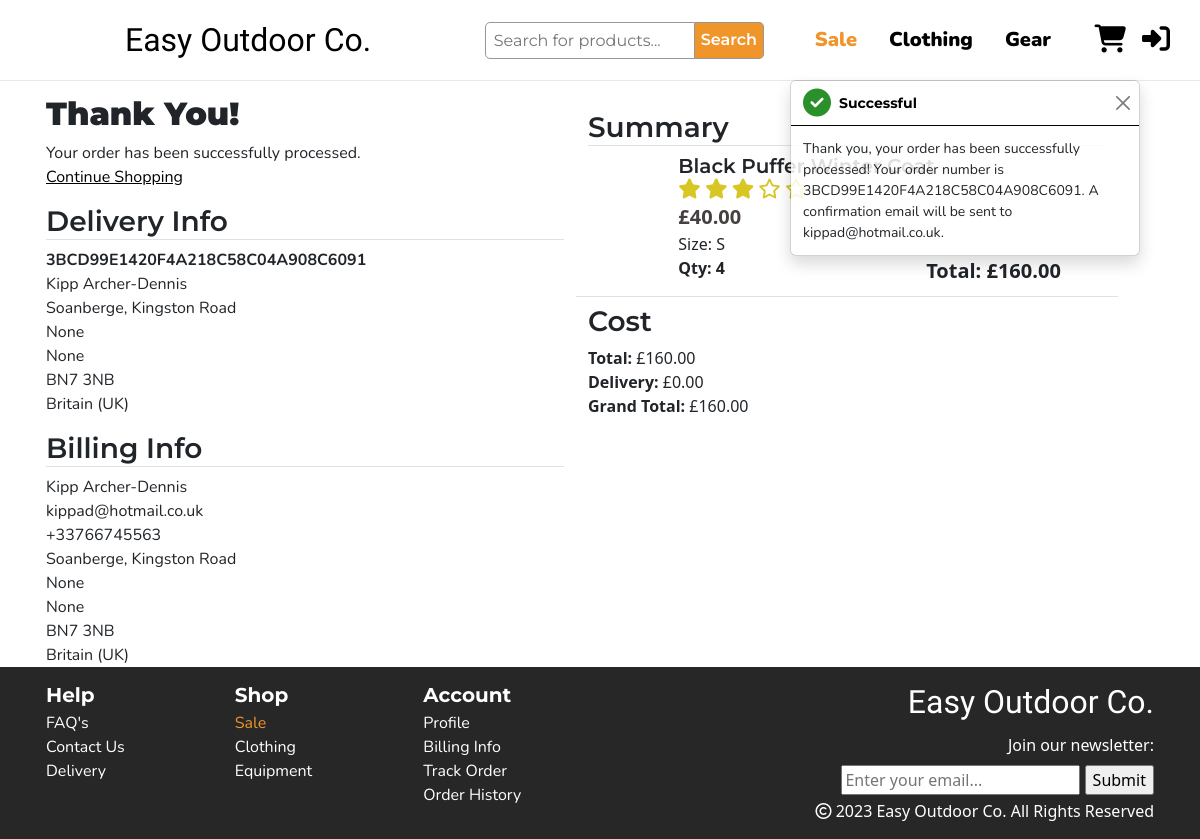
The app's page /checkout/checkout_success/3BCD99E1420F4A218C58C04A908C6091 with its own data.
### checkout/models.py (models this page shows, shortened)
class Order(models.Model):
    order_number = models.CharField(max_length=32, null=False, editable=False)
    full_name = models.CharField(max_length=50, null=False, blank=False)
    email = models.EmailField(max_length=254, null=False, blank=False)
    phone_number = models.CharField(max_length=20, null=False, blank=False)
    user_profile = models.ForeignKey(UserProfile, on_delete=models.SET_NULL,
                                     null=True, blank=True, related_name='orders')
    country = CountryField(blank_label='Country *', null=False, blank=False)
    postcode = models.CharField(max_length=20, null=True, blank=True)
    town_or_city = models.CharField(max_length=40, null=False, blank=False)
    street_address1 = models.CharField(max_length=80, null=False, blank=False)
    street_address2 = models.CharField(max_length=80, null=True, blank=True)
    county = models.CharField(max_length=80, null=True, blank=True)
    date = models.DateTimeField(auto_now_add=True)
    delivery_cost = models.DecimalField(max_digits=6, decimal_places=2, null=False, default=0)
    order_total = models.DecimalField(max_digits=10, decimal_places=2, null=False, default=0)
    grand_total = models.DecimalField(max_digits=10, decimal_places=2, null=False, default=0)
    original_bag = models.TextField(null=False, blank=False, default='')
    stripe_pid = models.CharField(max_length=254, null=False, blank=False, default='')

class OrderLineItem(models.Model):
    order = models.ForeignKey(Order, null=False, blank=False, on_delete=models.CASCADE, related_name='lineitems')
    product = models.ForeignKey(Product, null=False, blank=False, on_delete=models.CASCADE)
    product_size = models.CharField(max_length=2, null=True, blank=True)
    quantity = models.IntegerField(null=False, blank=False, default=0)
    lineitem_total = models.DecimalField(max_digits=6, decimal_places=2, null=False, blank=False, editable=False)

### products/models.py (models this page shows, shortened)
class Product(models.Model):
    category = models.ForeignKey('Category', null=True, on_delete=models.SET_NULL)
    name = models.CharField(max_length=200)
    desc = models.TextField()
    slug = models.SlugField(max_length=50, unique=True, blank=True, null=True)
    has_sizes = models.BooleanField(blank=False, default=True)
    image = models.ImageField(null=True, blank=True)
    image_url = models.URLField(null=True, blank=True)
    price = models.DecimalField(max_digits=6, decimal_places=2)
    sale_price = models.DecimalField(max_digits=6, decimal_places=2, null=True, blank=True)
    rating = models.DecimalField(max_digits=4, decimal_places=2, null=True, blank=True, validators=[MaxValueValidator(5)])
    image = models.ImageField(null=True, blank=True)
    image_url = models.URLField(null=True, blank=True)
    def round_rating(self):
        return round(self.rating * 2) / 2

### checkout/views.py (the view, shortened to what this page needs)
# urls.py: path('checkout_success/<order_number>', views.checkout_success, name='checkout_success'),
def checkout_success(request, order_number):
    save_info = request.session.get('save_info')
    order = get_object_or_404(Order, order_number=order_number)
    order_items = OrderLineItem.objects.filter(order=order)
    messages.success(request, f'Thank you, your order has been successfully processed! \
        Your order number is {order_number}. A confirmation \
        email will be sent to {order.email}.')
    if 'basket' in request.session:
        del request.session['basket']
    template = 'checkout/checkout_success.html'
    context = {
        'order': order,
        'order_items': order_items,
    }
    return render(request, template, context)

### basket/contexts.py (called while the page is built, shortened)
def basket_contents(request):
    basket_items = []
    total = 0
    product_count = 0
    basket = request.session.get('basket', {})
    if total < settings.FREE_DELIVERY_THRESHOLD:
        delivery = total * Decimal(settings.STANDARD_DELIVERY_PERCENTAGE)
        free_delivery_delta = settings.FREE_DELIVERY_THRESHOLD - total
    else:
        delivery = 0
        free_delivery_delta = 0
    grand_total = delivery + total
    context = {
        'basket_items': basket_items,
        'total': total,
        'product_count': product_count,
        'delivery': delivery,
        'free_delivery_delta': free_delivery_delta,
        'grand_total': grand_total,
    }
    return context

### basket/templatetags/basket_tools.py (called while the page is built)
@register.filter(name='calc_total_price')
def calc_total_price(price, quantity):
    return price * quantity

### checkout/templates/checkout/checkout_success.html (shortened to what this page needs)
{% extends "base.html" %}
{% load static %}
{% load basket_tools %}
{% block extra_css %}
<link rel="stylesheet" href="{% static 'checkout/css/checkout.css' %}">
<link rel="stylesheet" href="{% static 'basket/css/basket.css' %}">
{% endblock %}
{% block content %}
<section class="checkout-section">
    <div class="container px-3">
        <div class="row">
            <div class="row col-md-6 delivery-info">
                <div class="row mb-3">
                    <h2>Thank You!</h2>
                    <p>Your order has been successfully processed.</p>
                    <a class="text-decoration-underline text-black" href="{url 'products'}">Continue Shopping</a>
                </div>
                <div class="col-12">
                    <h3 class="border-bottom">Delivery Info</h3>
                    <p class="fw-bold">{{ order.order_number }}</p>
                    <p>{{ order.full_name }}</p>
                    <p>{{ order.street_address1 }}</p>
                    <p>{{ order.street_address2 }}</p>
                    <p>{{ order.county }}</p>
                    <p>{{ order.postcode }}</p>
                    <p>{{ order.country.name }}</p>
                </div>
                <div class="col-12 mt-3">
                    <h3 class="border-bottom">Billing Info</h3>
                    <p>{{ order.full_name }}</p>
                    <p>{{ order.email }}</p>
                    <p>{{ order.phone_number }}</p>
                    <p>{{ order.street_address1 }}</p>
                    <p>{{ order.street_address2 }}</p>
                    <p>{{ order.county }}</p>
                    <p>{{ order.postcode }}</p>
                    <p>{{ order.country.name }}</p>
                </div>
            </div>
            <div class="row col-md-6">
                <div class="col-12 order-summary my-3">
                    <h3 class="border-bottom">Summary</h3>
                    {% for item in order_items %}
                    <div class="border-bottom row item-row my-2">
                        <div class="img-container d-none d-sm-block col-2 p-0">
                        </div>
                        <div class="col-sm-9">
                            <div class="container h-100 p-0">
                                <div class="row">
                                    <div class="col-12 d-flex justify-content-between">
                                        <h3 class="fs-5 m-0">{{ item.product.name }}</h3>
                                    </div>
                                </div>
                                <div class="row">
                                    {% include 'basket/includes/rating.html' %}
                                </div>
                                <div class="row">
                                    <div class="col-12">
                                        <p class="m-0 fs-5 item-price">£{{ item.product.price }}</p>
                                    </div>
                                </div>
                                <div class="row">
                                    <div class="col-12">
                                        {% if item.product_size%}
                                            <p class="m-0">Size: {{ item.product_size| upper }}</p>
                                        {% endif %}
                                    </div>
                                </div>
                                <div class="row">
                                    <div class="col-6">
                                        <p class="quantity fw-bold">Qty: {{ item.quantity }} </p>
                                    </div>
                                    <div class="col-6">
                                        <p class="fw-bold total-price fs-5 m-0 text-end">Total: £{{ item.product.price | calc_total_price:item.quantity }}</p>
                                    </div>
                                </div>
                            </div>
                        </div>
                    </div>
                    {% endfor %}
                    <div class="row">
                        <h3>Cost</h3>
                        <p class="m-0"><strong>Total:</strong> £{{ order.order_total }}</p>
                        <p class="m-0"><strong>Delivery:</strong> £{{ order.delivery_cost }}</p>
                        <p class="m-0"><strong>Grand Total:</strong> £{{ order.grand_total }}</p>
                    </div>
                </div>
            </div>
        </div>
    </div>
</section>
{% endblock %}

### basket/templates/basket/includes/rating.html (shortened to what this page needs)
{% if item.product.round_rating == 0 %}
    <div class="star-rating">
        <i class="fa-regular fa-star"></i>
        <i class="fa-regular fa-star"></i>
        <i class="fa-regular fa-star"></i>
        <i class="fa-regular fa-star"></i>
        <i class="fa-regular fa-star"></i>
    </div>
{% elif item.product.round_rating == 3 %}
    <div class="star-rating">
        <i class="fa-solid fa-star"></i>
        <i class="fa-solid fa-star"></i>
        <i class="fa-solid fa-star"></i>
        <i class="fa-regular fa-star"></i>
        <i class="fa-regular fa-star"></i>
    </div>
{% endif %}

### static/css/base.css (style rules this page uses)
body { height: 100vh; width: 100%; margin: 0; display: table; }
.star-rating i { color: #d8c625; }

### checkout/static/checkout/css/checkout.css (style rules this page uses)
.checkout-section { padding-top: 15px; background-color: white; }
.checkout-section h2 { font-family: Montserrat, sans-serif; font-weight: 900; }
.checkout-section h3 { font-family: Montserrat, sans-serif; font-weight: 600; }
.delivery-info p { margin: 0; max-width: 100vw; font-family: Nunito, sans-serif; }

### basket/static/basket/css/basket.css (style rules this page uses)
a { text-decoration: none; font-family: Nunito, sans-serif; }
.star-rating > i { font-size: 1.25rem; }
.item-price { color: #474040; font-weight: 900; }
.img-container { position: relative; }
.img-container:after { content: ""; display: block; padding-bottom: 100%; }

### records on screen
Order: order_number "3BCD99E1420F4A218C58C04A908C6091", full_name "Kipp Archer-Dennis", street_address1 "Soanberge, Kingston Road", street_address2 "None", county "None", postcode "BN7 3NB", country.name "Britain (UK)", email "kippad@hotmail.co.uk", phone_number "+33766745563", order_total "160.00", delivery_cost "0.00", grand_total "160.00"
OrderLineItem: product.name "Black Puffer Winter Coat", product.price "40.00", product_size "S", quantity "4", product.price|calc_total_price "160.00"

### other values on screen
{{ message }} "Thank you, your order has been successfully processed! Your order number is 3BCD99E1420F4A218C58C04A908C6091. A confirmation email will be sent to kippad@hotmail.co.uk."
